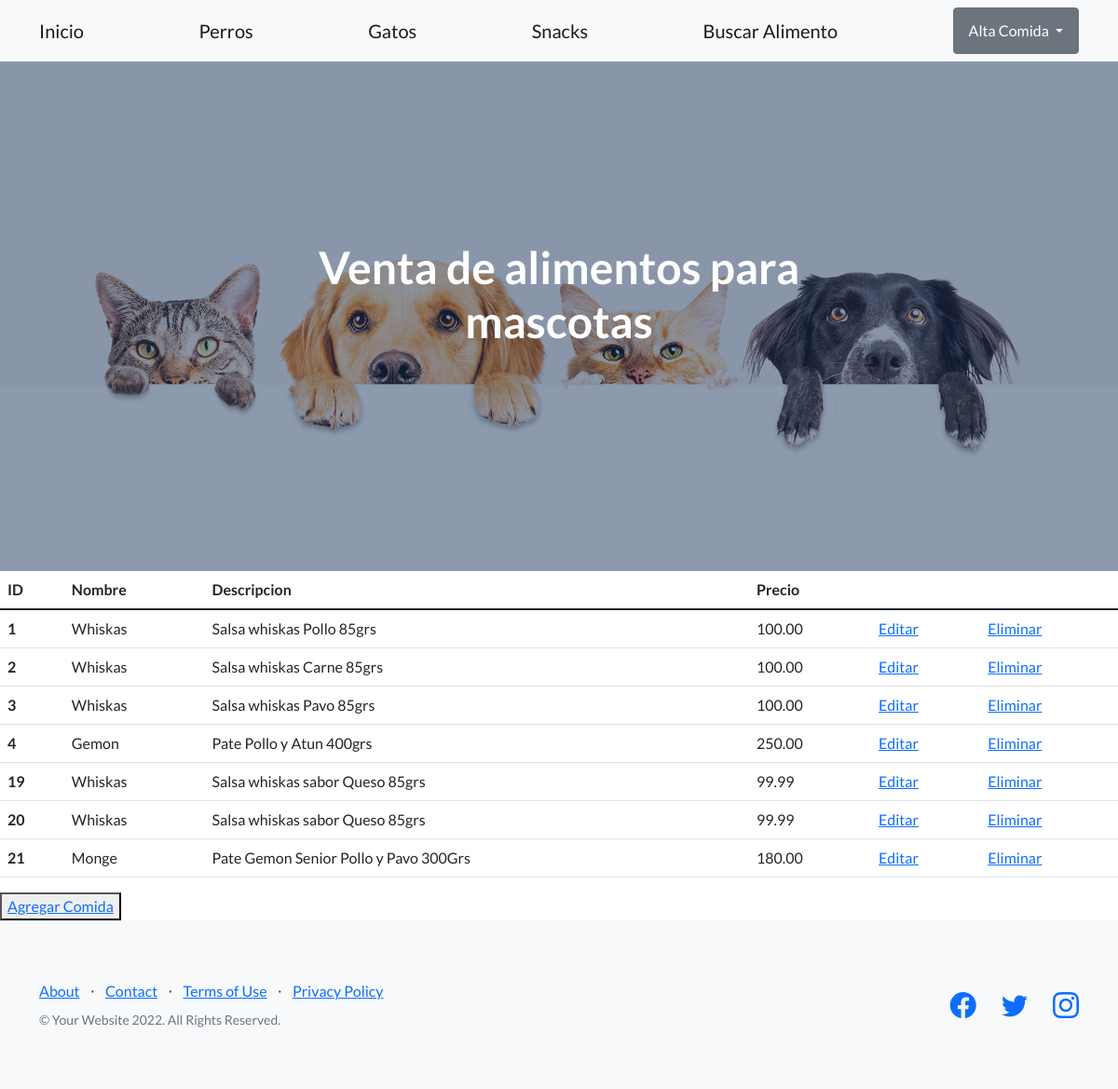
/snackys, run on an earlier commit of the app's database.
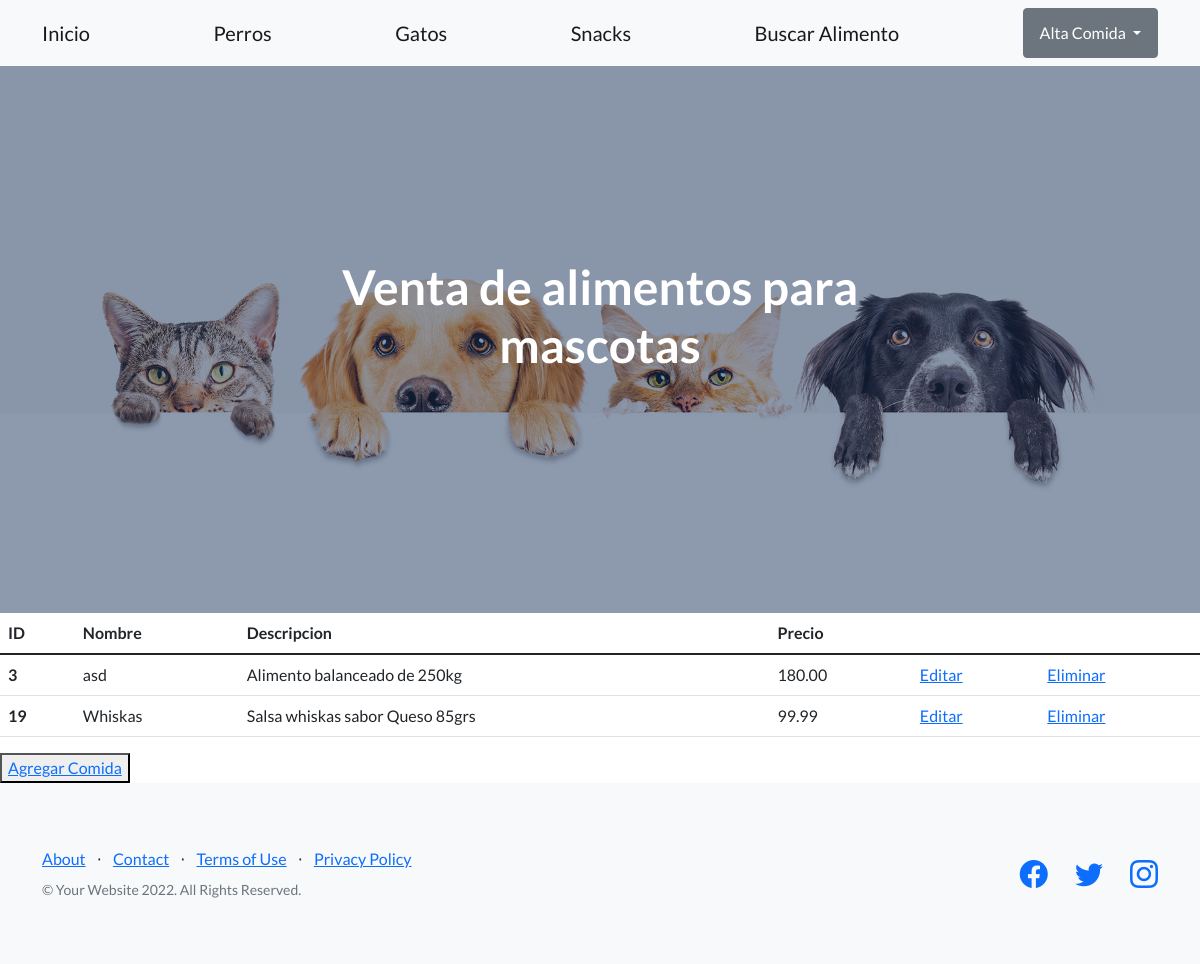
And on a later commit of the database.
### appComida/models.py (models this page shows, shortened)
class Snacks(models.Model):
    nombre = models.CharField(max_length=20)
    desc = models.CharField(max_length=100)
    precio = models.DecimalField(max_digits=10, decimal_places=2)

### appComida/views.py (the view)
# urls.py: path('snackys', views.snacks, name= "snacks"),
def snacks(request):
    snackys = Snacks.objects.all()
    dicc = {"snacks" : snackys}
    plantilla = loader.get_template("snacks.html")
    doc = plantilla.render(dicc)
    return HttpResponse (doc)

### appComida/template/snacks.html
{% extends "index.html" %}
{% load static %}
{% block compartido %}
<table class="table">
    <thead>
      <tr>
        <th scope="col">ID</th>
        <th scope="col">Nombre</th>
        <th scope="col">Descripcion</th>
        <th scope="col">Precio</th>
      </tr>
    </thead>
    <tbody>
        {% for n in snacks %}
      <tr>
        <th scope="row">{{n.id}}</th>
        <td>{{n.nombre}}</td>
        <td>{{n.desc}}</td>
        <td>{{n.precio}}</td>
        <td><a href="{% url 'editar_snacks' n.id %}">Editar</a></td>
        <td><a href="{% url 'elimina_snacks' n.id %}">Eliminar</a></td>
      </tr>
        {% endfor %}
    </tbody>
  </table>
  <button>
    <a href="alta_snacks">Agregar Comida</a>
  </button>
{% endblock %}

### appComida/template/index.html (shortened to what this page needs)
<!DOCTYPE html>
<html lang="en">
<head>
    {% load static %}
    <link href="https://cdn.jsdelivr.net/npm/bootstrap-icons@1.5.0/font/bootstrap-icons.css" rel="stylesheet"
        type="text/css" />
    <link href="{% static 'appComida/css/styles.css' %}" rel="stylesheet" />
</head>
<body>
    <nav class="navbar navbar-light bg-light static-top">
        <div class="container">
            <a class="navbar-brand" href="{% url 'inicio' %}"> Inicio </a>
            <a class="navbar-brand" href="{% url 'perros' %}"> Perros </a>
            <a class="navbar-brand" href="{% url 'gatos' %}"> Gatos </a>
            <a class="navbar-brand" href="{% url 'snacks' %}"> Snacks </a>
            <a class="navbar-brand" href="{% url 'buscar_comida' %}"> Buscar Alimento </a>
            <div class="dropdown">
                <button class="btn btn-secondary dropdown-toggle" type="button" id="dropdownMenuButton1"
                    data-bs-toggle="dropdown" aria-expanded="false">
                    Alta Comida
                </button>
            </div>
        </div>
    </nav>
    <header class="masthead">
        <div class="container position-relative">
            <div class="row justify-content-center">
                <div class="col-xl-6">
                    <div class="text-center text-white">
                        <h1 class="mb-5"> Venta de alimentos para mascotas </h1>
                    </div>
                </div>
            </div>
        </div>
    </header>
    <main>
        {% block compartido %}{% endblock %}
    </main>
    <footer class="footer bg-light">
        <div class="container">
            <div class="row">
                <div class="col-lg-6 h-100 text-center text-lg-start my-auto">
                    <ul class="list-inline mb-2">
                        <li class="list-inline-item"><a href="#!">About</a></li>
                        <li class="list-inline-item">⋅</li>
                        <li class="list-inline-item"><a href="#!">Contact</a></li>
                        <li class="list-inline-item">⋅</li>
                        <li class="list-inline-item"><a href="#!">Terms of Use</a></li>
                        <li class="list-inline-item">⋅</li>
                        <li class="list-inline-item"><a href="#!">Privacy Policy</a></li>
                    </ul>
                    <p class="text-muted small mb-4 mb-lg-0">&copy; Your Website 2022. All Rights Reserved.</p>
                </div>
                <div class="col-lg-6 h-100 text-center text-lg-end my-auto">
                    <ul class="list-inline mb-0">
                        <li class="list-inline-item me-4">
                            <a href="#!"><i class="bi-facebook fs-3"></i></a>
                        </li>
                        <li class="list-inline-item me-4">
                            <a href="#!"><i class="bi-twitter fs-3"></i></a>
                        </li>
                        <li class="list-inline-item">
                            <a href="#!"><i class="bi-instagram fs-3"></i></a>
                        </li>
                    </ul>
                </div>
            </div>
        </div>
    </footer>
</body>
</html>

What changed in the data, as far as the page shows it:
removed Snacks: id "1", nombre "Whiskas", desc "Salsa whiskas Pollo 85grs", precio "100.00"
removed Snacks: id "2", nombre "Whiskas", desc "Salsa whiskas Carne 85grs", precio "100.00"
removed Snacks: id "4", nombre "Gemon", desc "Pate Pollo y Atun 400grs", precio "250.00"
removed Snacks: id "20", nombre "Whiskas", desc "Salsa whiskas sabor Queso 85grs", precio "99.99"
removed Snacks: id "21", nombre "Monge", desc "Pate Gemon Senior Pollo y Pavo 300Grs", precio "180.00"
changed Snacks id 3: nombre "Whiskas" → "asd"; desc "Salsa whiskas Pavo 85grs" → "Alimento balanceado de 250kg"; precio "100.00" → "180.00"
